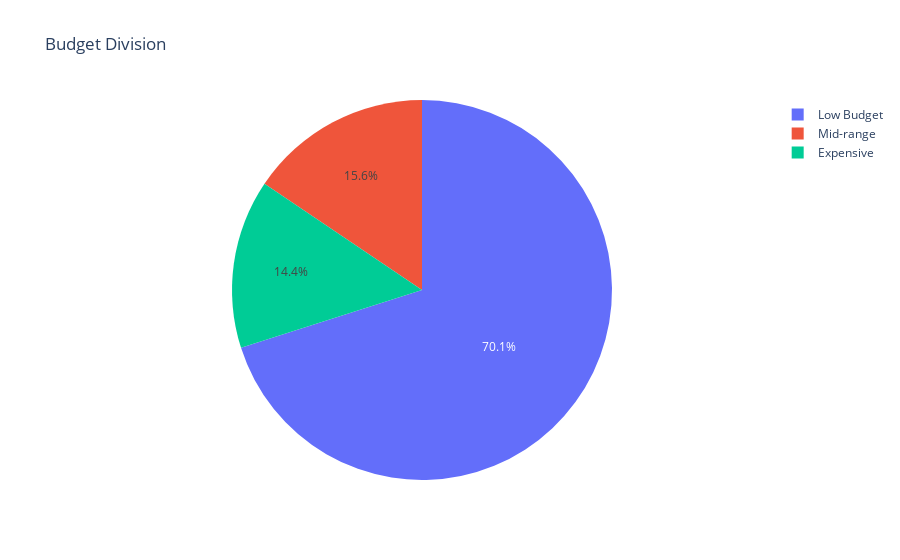

The notebook cell this image was saved under:
### Code cell
fig=px.pie(segments,values='Model',names='Segments',title='Budget Division')
fig.show()

### Figure 1 — Plotly figure (JSON) as saved in the notebook; plotly's stock layout.template omitted (floating-point values rounded to 4 significant figures)
{"data": [{"domain": {"x": [0, 1], "y": [0, 1]}, "hovertemplate": "Segments=%{label}<br>Model=%{value}<extra></extra>", "labels": ["Low Budget", "Mid-range", "Expensive"], "legendgroup": "", "name": "", "showlegend": true, "type": "pie", "values": [1707, 379, 350]}], "layout": {"legend": {"tracegroupgap": 0}, "title": {"text": "Budget Division"}}}
